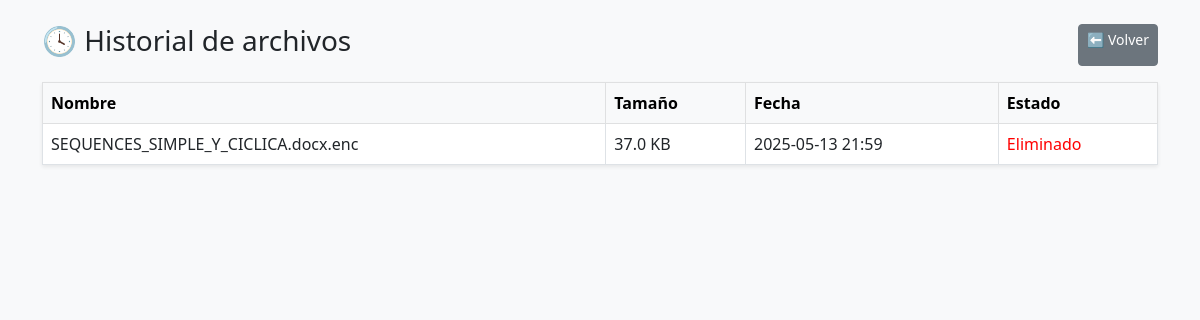
The app's page /historial (signed in) with its own data.
### app/database.py (models this page shows)
class Backup(db.Model):
    id = db.Column(db.Integer, primary_key=True)
    filename = db.Column(db.String(255), nullable=False)
    size_kb = db.Column(db.Float, nullable=False)
    timestamp = db.Column(db.DateTime, nullable=False)
    user_id = db.Column(db.Integer, db.ForeignKey('user.id'), nullable=False)
    eliminado = db.Column(db.Boolean, default=False)
    user = db.relationship('User', backref='backups')

### app/routes.py (the view)
@main.route("/historial")
@login_required
def historial():
    backups = Backup.query.filter_by(user_id=current_user.id).order_by(Backup.timestamp.desc()).all()
    registros = [{
        "name": b.filename,
        "size": f"{b.size_kb:.1f} KB",
        "date": b.timestamp.strftime('%Y-%m-%d %H:%M'),
        "status": "Disponible" if os.path.isfile(os.path.join(current_app.config["UPLOAD_FOLDER"], b.filename)) else "Eliminado"
    } for b in backups]
    return render_template("historial.html", registros=registros)

### app/database.py (called while the page is built)
@login_manager.user_loader
def load_user(user_id):
    return User.query.get(int(user_id))

### app/templates/historial.html (shortened to what this page needs)
<!DOCTYPE html>
<html lang="es">
<head>
  <link href="https://cdn.jsdelivr.net/npm/bootstrap@5.3.0/dist/css/bootstrap.min.css" rel="stylesheet">
</head>
<body>
  <div class="container py-4">
    <div class="d-flex justify-content-between mb-3">
      <h3>🕓 Historial de archivos</h3>
      <a href="{{ url_for('main.index') }}" class="btn btn-secondary btn-sm">⬅️ Volver</a>
    </div>
    <table class="table table-hover table-bordered bg-white shadow-sm">
      <thead class="table-light">
        <tr>
          <th>Nombre</th>
          <th>Tamaño</th>
          <th>Fecha</th>
          <th>Estado</th>
        </tr>
      </thead>
      <tbody>
        {% for r in registros %}
        <tr>
          <td>{{ r.name }}</td>
          <td>{{ r.size }}</td>
          <td>{{ r.date }}</td>
          <td>
            <span class="{{ 'status-disponible' if r.status == 'Disponible' else 'status-eliminado' }}">
              {{ r.status }}
            </span>
          </td>
        </tr>
        {% endfor %}
      </tbody>
    </table>
  </div>
</body>
</html>

### app/templates/historial.html (style rules this page uses)
body { background-color: #f8f9fa; }
.status-eliminado { color: red; }

### records on screen
Backup: name "SEQUENCES_SIMPLE_Y_CICLICA.docx.enc", size "37.0 KB", date "2025-05-13 21:59", status "Eliminado"
